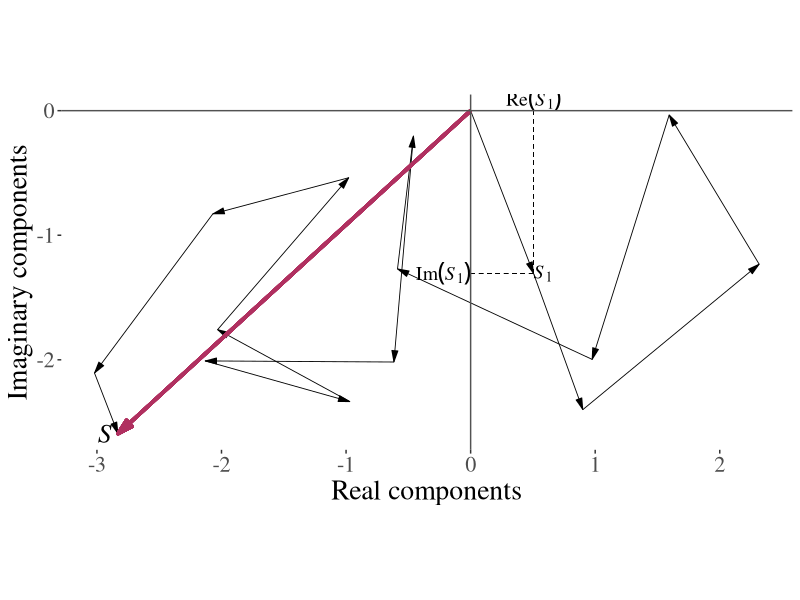

This chart was generated by the following R code: (Note: this script raises an error after producing the figure.)
## ---- chunk 1
library(ggplot2)
library(ggthemes)
  theme_set(theme_tufte() +
  theme(text=element_text(size=20, family="serif")))
library(caret)
library(patchwork)
library(scales)

set.seed(123456789, kind="Mersenne-Twister")
## ---- chunk 2
N <- 15 # number of scatterers
sigma2 <- 1
RAi <- c(rnorm(n = N, mean = 0, sd = sqrt(sigma2)))
IAi <- c(rnorm(n = N, mean = 0, sd = sqrt(sigma2)))

DATA <- data.frame(RAi, IAi)

ggplot(data=DATA) +
  geom_segment(aes(x=c(0, cumsum(RAi)[1:(N-1)]), # All vectors
                   y=c(0, cumsum(IAi)[1:(N-1)]), 
                   xend=cumsum(RAi), yend=cumsum(IAi)), 
               arrow=arrow(ends="last", 
                           type = "closed", 
                           angle = 15, 
                           length = unit(.3, units="cm")), 
               linewidth=.3, color="black") +
  geom_segment(aes(x=0, y=0, xend=sum(RAi), yend=sum(IAi)), # Sum of the vectors
               arrow=arrow(ends="last", 
                           type = "closed", 
                           angle = 15, 
                           length = unit(.4, units="cm")), 
               linewidth=1.2,
               col="maroon") +
  geom_segment(aes(x=RAi[1], xend=RAi[1], y=0, yend=IAi[1]), linewidth=.2, linetype="dashed") +
  geom_segment(aes(x=0, xend=RAi[1], y=IAi[1], yend=IAi[1]), linewidth=.2, linetype="dashed") +
  annotate("text", label="Re(italic(S)[1])", parse=TRUE, x=RAi[1], y=0, vjust=0, size=5, family="serif") +
  annotate("text", label="Im(italic(S)[1])", parse=TRUE, x=0, y=IAi[1], hjust=1, size=5, family="serif") +
  annotate("text", label="italic(S)[1]", parse=TRUE, x=RAi[1], y=IAi[1], hjust=0, size=5, family="serif") +
  annotate("text", label="italic(S)", parse=TRUE, x=sum(RAi)-.05, y=sum(IAi), hjust=1, size=7, family="serif") +
  geom_hline(yintercept=0, col="grey32") +
  geom_vline(xintercept=0, col="grey32") +
  coord_fixed() +
  xlab("Real components") + ylab("Imaginary components") 
## ---- chunk 3
#| echo: false
#| fig-align: center
#| fig-width: 10
#| fig-height: 10
#| out-width: "100%"

knitr::include_graphics("../Figures/foggia-italy_1900.png")
## ---- chunk 4
#| echo: false
#| fig-align: center
#| fig-width: 10
#| fig-height: 10
#| out-width: "100%"

knitr::include_graphics("../Figures/dubli_1600.png")
## ---- chunk 5
#| echo: false
#| fig-align: center
#| fig-width: 10
#| fig-height: 10
#| out-width: "100%"

knitr::include_graphics("../Figures/entropy.jpg")
## ---- chunk 6
#| echo: false
#| results: asis

cat('
<div style="display: flex; justify-content: center; gap: 1em;">
  <img src="../Figures/sanFrancisco1400.png" style="width:37%;">
  <img src="../Figures/p-values_San-fran1400_eta2_B100_lambda_085-5x11_L4_1.png" style="width:46%;">
</div>
')
## ---- chunk 7
#| echo: false
#| results: asis

cat('
<div style="display: flex; justify-content: center; gap: 1em;">
  <img src="../Figures/munich_1024.png" style="width:37%;">
  <img src="../Figures/p-values_munich1024_eta2.0_lambda085_5x11_b100.png" style="width:46%;">
</div>
')
## ---- chunk 8
#| echo: false
#| results: asis

cat('
<div style="display: flex; justify-content: center; gap: 1em;">
  <img src="../Figures/dubli_1600.png" style="width:37%;">
  <img src="../Figures/p-values_dublin1600_eta2.0_lambda085_5x11_b1005.png" style="width:46%;">
</div>
')
## ---- chunk 9
#| echo: false
#| results: asis

cat('
<div style="display: flex; justify-content: center; gap: 1em;">
  <img src="../Figures/Foggia_new.png" style="width:37%;">
  <img src="../Figures/p-values_FoggiaL24_eta_2.00_5x11_B100_lambda_0852.png" style="width:46%;">
</div>
')
